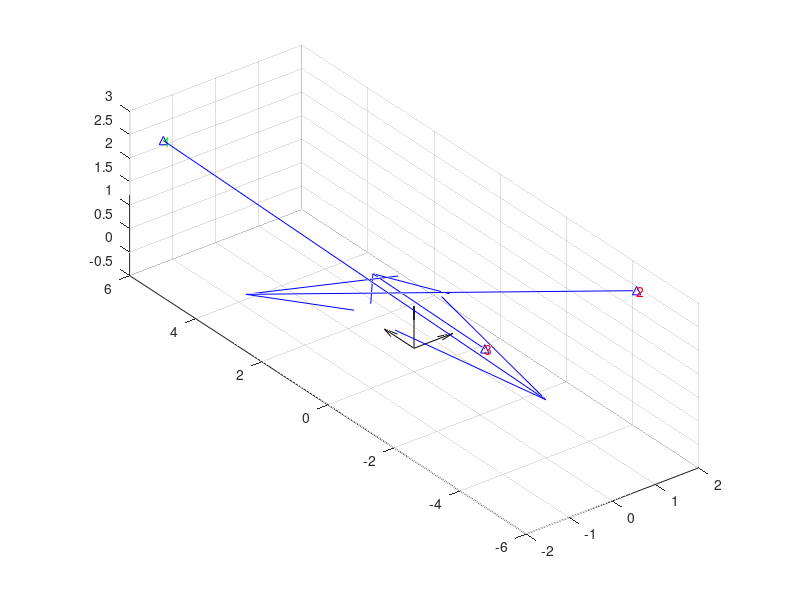

Write MATLAB code to recreate this figure. (Note: this script raises an error after producing the figure.)

%% Setup

O = zeros(3,3);

ID = eye(3,3);
ID_x = ID(1,:);
ID_y = ID(2,:);
ID_z = ID(3,:);

quiver3(O(1,:), O(2,:), O(3,:), ID_x, ID_y, ID_z, 'k'); % plot origin
grid on
daspect([1 1 1])
hold on

B_1 = [-1.789562; 5.251678; 2.641019];
B_2 = [1.734847; -4.475452; 2.665298];
B_3 = [-1.789562; -4.475452; 2.665298];


plot3(B_1(1), B_1(2), B_1(3), 'b^-'); % plot Base Station
text(B_1(1), B_1(2), B_1(3), '1', 'Color', 'g')

plot3(B_2(1), B_2(2), B_2(3), 'b^-'); % plot Base Station
text(B_2(1), B_2(2), B_2(3), '2', 'Color', 'r')

plot3(B_3(1), B_3(2), B_3(3), 'b^-'); % plot Base Station
text(B_3(1), B_3(2), B_3(3), '3', 'Color', 'r')


% Artibary point on a Ray in World Frame (in Meters), to generate the Ray Vector

S_1 = [-0.1; -0.1; 1-0.1];
S_2 = [+0.1; +0.1; 1+0.1];
S_3 = [+0.1; -0.1; 1-0.1];

u = (S_1 - B_1) / norm(S_1 - B_1);
v = (S_2 - B_2) / norm(S_2 - B_2);
g = (S_3 - B_3) / norm(S_3 - B_3);

R_1 = 10 * u;
R_2 = 10 * v;
R_3 = 10 * g;

quiver3(B_1(1), B_1(2), B_1(3), R_1(1), R_1(2), R_1(3), 'b'); % plot Rays
quiver3(B_2(1), B_2(2), B_2(3), R_2(1), R_2(2), R_2(3), 'b');
quiver3(B_3(1), B_3(2), B_3(3), R_3(1), R_3(2), R_3(3), 'b');

fprintf('Distance Between BS 2 & 1: %f\n', norm(B_2 - B_1));
fprintf('Distance Between BS 3 & 1: %f\n', norm(B_3 - B_1));
fprintf('Distance Between BS 3 & 2: %f\n', norm(B_2 - B_3));

%% Shortest Segment between two Rays

[Sc_1, Sc_2, d_c, k, d_c_k] = shortest_segment(B_1, u, B_2, v);
fprintf('Shortest Distance Between Rays from BS 2 & 1: %f\n', d_c);
    
%% Calc


d_S = norm(S_2 - S_1);
q = (S_2 - S_1) / norm(S_2 - S_1);
d_S_q = d_S*q;
% D = d_S*q;
D = S_2 - S_1;

fprintf('Assumed Distance Between Sensors: %f\n', d_S);
% fprintf('Sensor Vector: [%f, %f, %f]\n', q(1), q(2), q (3));
fprintf('Sensor Vector: \n');
disp(D);

d_BS1 = norm(S_1 - B_1);
d_BS2 = norm(S_2 - B_2);
fprintf('Sensor_1 Distance from BS_1: %f\n', d_BS1);
fprintf('Sensor_2 Distance from BS_2: %f\n', d_BS2);

% Sp_1 = B_1 + d_BS1*u
% Sp_2 = B_2 + d_BS2*v

w_0 = B_2 - B_1;

s_n = d_BS1;
% t_n = v\(d_S*q + s_n*u - w_0);
% t_n = mldivide(v, (d_S*q + s_n*u - w_0));
% t_n = (d_S*q + s_n*u - w_0).' * v ;
t_n = (D + s_n*u - w_0).' * v; 
    
Sn_1 = B_1 + s_n*u;
Sn_2 = B_2 + t_n*v;



%% override

% d_BS1 = norm(Sc_1 - B_1)
% d_S = d_c
% q = k

%% Plot Shortest Segment between Rays

plot3(Sc_1(1), Sc_1(2), Sc_1(3), 'c.-', Sc_2(1), Sc_2(2), Sc_2(3), 'c.-');
quiver3(Sc_1(1), Sc_1(2), Sc_1(3), d_c_k(1), d_c_k(2), d_c_k(3), 'c');

%% Plot Calc

quiver3(S_1(1), S_1(2), S_1(3), d_S_q(1), d_S_q(2), d_S_q(3), 'r');

Sn_1_ = Sn_1;
Sn_2_ = Sn_2;

step_size = 0.05;
offset = 0;
offset = -step_size/2;
increments = 40;
for i=1:increments
%     disp(i)
    increment = (i-increments/2)*step_size + offset;

    s_n = d_BS1 + increment;
    
    x = w_0 - D - s_n*u;
    
%     t_n = v\(d_S*q + s_n*u - w_0);
%     t_n = v\(D + s_n*u - w_0);
%     t_n = v\(-x);
%     t_n = v\(s_n*u + D - w_0);
%     t_n = v\(s_n*u) + v\(D - w_0);
%     t_n = (v\u)*s_n + v\(D - w_0);
%     t_n = (v\u)*s_n + v\(D - w_0); % linear equation

    D_w = D - w_0;
    m = (v\u);
    c = v\(D_w);
    t_n = m*s_n + c; % linear equation
    
%     t_n = mldivide(v, (d_S*q + s_n*u - w_0));
%     t_n = (d_S*q + s_n*u - w_0).' * v;
%     t_n = (D + s_n*u - w_0).' * v; 
    
    Sn_1 = B_1 + s_n*u;
%     Sn_2 = B_2 + t_n*v;
%     Sn_2 = B_2 + ((d_S*q + s_n*u - w_0).' * v)*v;
%     Sn_2 = B_2 + (d_S*q + s_n*u - w_0).' * v*v;
%     Sn_2 = B_2 + (D + s_n*u - w_0).' * v*v;
    Sn_2 = B_2 + (D + s_n*u - w_0).' * v*v;

    k = (Sn_2 - Sn_1) / norm(Sn_2 - Sn_1);
    
%     d_n = norm(Sn_2 - Sn_1)
%     d_n = norm((B_2 + t_n*v) - (B_1 + s_n*u));
%     d_n = (Sn_2 - Sn_1).' * k;
    d_n = (Sn_2 - Sn_1).' * k;
    
    d_n_k = d_n * k;
    
%     d_error = d_n - d_S;
    d_error = abs(d_n - d_S);
%     d_error = sqrt(power(d_n - d_S, 2));
    
%     r_error = k - q;
    r_error = norm(k - q);
    t_error = d_error*r_error;
    
%     error = norm(d_n_k - d_S_q);
%     error = power(norm(d_n_k - d_S_q), 2);
%     error = power(norm(d_n_k - D), 2);
%     error = power( norm( w_0 +  t_n*v - s_n*u - D ), 2);
%     error = power( norm( w_0 +  ( (D + s_n*u - w_0).' * v )*v - s_n*u - D ), 2);
%     error = power( norm( w_0 +  (D + s_n*u - w_0).' * v*v - s_n*u - D ), 2);
%     error = power( norm( w_0 +  v\(D + s_n*u - w_0) *v - s_n*u - D ), 2);

%     error = power( norm( x + v\(-x) *v  ), 2);
%     error = power( norm( x + t_n *v  ), 2);
%     error = power( norm( x + ((v\u)*s_n + v\(D - w_0)) *v  ), 2);
%     error = power( norm( x + (v\u)*v*s_n + v\(D - w_0)*v ), 2);
%     error = power( norm( x + m*v*s_n + v\(D - w_0)*v ), 2);
    
%     v_error = x + m*v*s_n + c*v;
%     v_error = w_0 - D - s_n*u + m*v*s_n + c*v;
%     v_error = m*v*s_n - s_n*u + c*v +  w_0 - D;
%     v_error = s_n*m*v - s_n*u + (c*v +  w_0 - D);
%     v_error = s_n*(m*v - u) + (c*v +  w_0 - D);
    
%     m_v = (m*v - u);
%     c_v = (c*v +  w_0 - D);
%     m_v = ((v\u)*v - u);
%     c_v = (v\(D - w_0)*v +  w_0 - D);
%     v_error = s_n*m_v + c_v;
    
    v_error = s_n*(m*v - u) + (c*v - D_w);
    
    error = power( norm( v_error ), 2);
    
%     fprintf('%f, %f, %f, %f, %f, %f, %f \n', increment, s_n, t_n, d_n, d_error, r_error, t_error);
%     fprintf('%f \t %f \t %f \t %f \n', increment, s_n, t_n, error);
    fprintf('%f \t %f \t %f \t %f \t %f \t %f \t %f \n', increment, s_n, t_n, error, v_error(1), v_error(2), v_error(3));
    
    plot3(Sn_1(1), Sn_1(2), Sn_1(3), 'g.-', Sn_2(1), Sn_2(2), Sn_2(3), 'g.-');
    quiver3(Sn_1(1), Sn_1(2), Sn_1(3), d_n_k(1), d_n_k(2), d_n_k(3), 'g');

    plot3(s_n, t_n, error, 'g.-');
    
    dist1 = norm(Sn_1 - Sn_1_);
    dist2 = norm(Sn_2 - Sn_2_);
    
    Sn_1_ = Sn_1;
    Sn_2_ = Sn_2;
end


D_w = D - w_0;
m = (v\u);
c = v\(D_w);

% t_f = m*s_f + c; % linear equation

a = (m*v - u);
b = (c*v - D_w);

% v_error = s_f*(m*v - u) + (c*v - D_w); % linear equation
% v_error = s_f*a + b; % linear equation

% s_no_error_linear = - (m*v - u) \ (c*v - D_w); % assuming v_error = 0, find s_f

% v_error_sequared = power( norm(s_f*a + b), 2); % quadratic equation for reference only, to show derivation
% v_error_sequared_diffed = 2*a*(a*s_f + b); %squared and differentiated by s_f
% s_no_error_quadratic = - b / a; % assuming v_error_sequared_diffed = 0, find s_f
% s_no_error_quadratic = - a \ b
% s_no_error_quadratic = - (m*v - u) \ (c*v - D_w); % same as s_no_error_linear

    
% syms W Dd S U V X
% e = power( norm( W +  V\(Dd + S*U - W) *V - S*U - Dd ), 2);
% diff(e, S)

% quiver3(S_2(1), S_2(2), S_2(3),-res(1),-res(2),-res(3), 'r');

%% Plot End

% legend({'B_1', 'B_2', 'S_1', 'S_2', 'Sa_1', 'Sa_2'});

hold off
